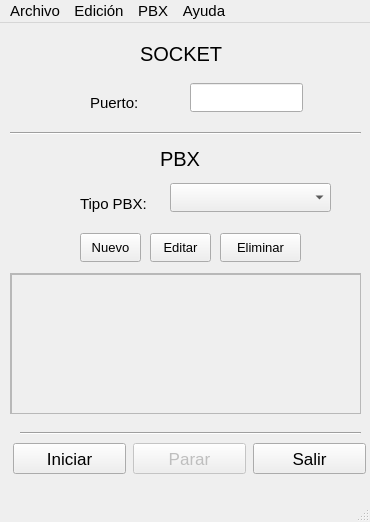
<?xml version="1.0" encoding="UTF-8"?>
<ui version="4.0">
 <class>GUIDesktop</class>
 <widget class="QMainWindow" name="GUIDesktop">
  <property name="geometry">
   <rect>
    <x>0</x>
    <y>0</y>
    <width>370</width>
    <height>522</height>
   </rect>
  </property>
  <property name="minimumSize">
   <size>
    <width>370</width>
    <height>522</height>
   </size>
  </property>
  <property name="maximumSize">
   <size>
    <width>370</width>
    <height>522</height>
   </size>
  </property>
  <property name="font">
   <font>
    <pointsize>11</pointsize>
   </font>
  </property>
  <property name="acceptDrops">
   <bool>false</bool>
  </property>
  <property name="windowTitle">
   <string notr="true">PBX-Viewer: Desktop</string>
  </property>
  <widget class="QWidget" name="centralwidget">
   <widget class="QLabel" name="label_Socket">
    <property name="geometry">
     <rect>
      <x>140</x>
      <y>20</y>
      <width>101</width>
      <height>21</height>
     </rect>
    </property>
    <property name="font">
     <font>
      <pointsize>15</pointsize>
     </font>
    </property>
    <property name="text">
     <string>SOCKET</string>
    </property>
   </widget>
   <widget class="QLabel" name="label_PBX">
    <property name="geometry">
     <rect>
      <x>160</x>
      <y>120</y>
      <width>51</width>
      <height>31</height>
     </rect>
    </property>
    <property name="font">
     <font>
      <pointsize>15</pointsize>
     </font>
    </property>
    <property name="text">
     <string>PBX</string>
    </property>
   </widget>
   <widget class="Line" name="linea_arriba">
    <property name="geometry">
     <rect>
      <x>10</x>
      <y>100</y>
      <width>351</width>
      <height>20</height>
     </rect>
    </property>
    <property name="orientation">
     <enum>Qt::Horizontal</enum>
    </property>
   </widget>
   <widget class="QLabel" name="label_puerto">
    <property name="geometry">
     <rect>
      <x>90</x>
      <y>70</y>
      <width>77</width>
      <height>19</height>
     </rect>
    </property>
    <property name="text">
     <string>Puerto: </string>
    </property>
   </widget>
   <widget class="QLineEdit" name="lineEdit_puerto">
    <property name="geometry">
     <rect>
      <x>190</x>
      <y>60</y>
      <width>113</width>
      <height>29</height>
     </rect>
    </property>
   </widget>
   <widget class="QLabel" name="label_tipoPBX">
    <property name="geometry">
     <rect>
      <x>80</x>
      <y>170</y>
      <width>91</width>
      <height>21</height>
     </rect>
    </property>
    <property name="text">
     <string>Tipo PBX: </string>
    </property>
   </widget>
   <widget class="QComboBox" name="comboB_pbxs">
    <property name="geometry">
     <rect>
      <x>170</x>
      <y>160</y>
      <width>161</width>
      <height>29</height>
     </rect>
    </property>
   </widget>
   <widget class="QPushButton" name="boton_iniciar">
    <property name="geometry">
     <rect>
      <x>13</x>
      <y>420</y>
      <width>113</width>
      <height>31</height>
     </rect>
    </property>
    <property name="font">
     <font>
      <pointsize>13</pointsize>
     </font>
    </property>
    <property name="text">
     <string>Iniciar</string>
    </property>
   </widget>
   <widget class="QPushButton" name="boton_parar">
    <property name="enabled">
     <bool>false</bool>
    </property>
    <property name="geometry">
     <rect>
      <x>133</x>
      <y>420</y>
      <width>113</width>
      <height>31</height>
     </rect>
    </property>
    <property name="font">
     <font>
      <pointsize>13</pointsize>
     </font>
    </property>
    <property name="text">
     <string>Parar</string>
    </property>
   </widget>
   <widget class="QPushButton" name="boton_salir">
    <property name="geometry">
     <rect>
      <x>253</x>
      <y>420</y>
      <width>113</width>
      <height>31</height>
     </rect>
    </property>
    <property name="font">
     <font>
      <pointsize>13</pointsize>
     </font>
    </property>
    <property name="text">
     <string>Salir</string>
    </property>
   </widget>
   <widget class="Line" name="linea_abajo">
    <property name="geometry">
     <rect>
      <x>20</x>
      <y>400</y>
      <width>341</width>
      <height>20</height>
     </rect>
    </property>
    <property name="orientation">
     <enum>Qt::Horizontal</enum>
    </property>
   </widget>
   <widget class="QPushButton" name="boton_nuevo">
    <property name="geometry">
     <rect>
      <x>80</x>
      <y>210</y>
      <width>61</width>
      <height>29</height>
     </rect>
    </property>
    <property name="font">
     <font>
      <pointsize>10</pointsize>
     </font>
    </property>
    <property name="text">
     <string>Nuevo</string>
    </property>
   </widget>
   <widget class="QPushButton" name="boton_editar">
    <property name="geometry">
     <rect>
      <x>150</x>
      <y>210</y>
      <width>61</width>
      <height>29</height>
     </rect>
    </property>
    <property name="font">
     <font>
      <pointsize>10</pointsize>
     </font>
    </property>
    <property name="text">
     <string>Editar</string>
    </property>
   </widget>
   <widget class="QPushButton" name="boton_eliminar">
    <property name="geometry">
     <rect>
      <x>220</x>
      <y>210</y>
      <width>81</width>
      <height>29</height>
     </rect>
    </property>
    <property name="font">
     <font>
      <pointsize>10</pointsize>
     </font>
    </property>
    <property name="text">
     <string>Eliminar</string>
    </property>
   </widget>
   <widget class="QScrollArea" name="scrollArea">
    <property name="geometry">
     <rect>
      <x>10</x>
      <y>250</y>
      <width>351</width>
      <height>141</height>
     </rect>
    </property>
    <property name="widgetResizable">
     <bool>true</bool>
    </property>
    <widget class="QWidget" name="scrollAreaWidgetContents">
     <property name="geometry">
      <rect>
       <x>0</x>
       <y>0</y>
       <width>349</width>
       <height>139</height>
      </rect>
     </property>
     <widget class="QPlainTextEdit" name="texarea">
      <property name="enabled">
       <bool>false</bool>
      </property>
      <property name="geometry">
       <rect>
        <x>0</x>
        <y>0</y>
        <width>351</width>
        <height>141</height>
       </rect>
      </property>
     </widget>
    </widget>
   </widget>
  </widget>
  <widget class="QMenuBar" name="menubar">
   <property name="geometry">
    <rect>
     <x>0</x>
     <y>0</y>
     <width>370</width>
     <height>23</height>
    </rect>
   </property>
   <widget class="QMenu" name="menuArchivo">
    <property name="title">
     <string>Archivo</string>
    </property>
    <addaction name="menuIniciar"/>
    <addaction name="menuParar"/>
    <addaction name="menuSalir"/>
   </widget>
   <widget class="QMenu" name="menuEdici_n">
    <property name="title">
     <string>Edición</string>
    </property>
    <widget class="QMenu" name="menuIdioma_2">
     <property name="title">
      <string>Idioma</string>
     </property>
     <addaction name="actionEspanol"/>
     <addaction name="actionIngles"/>
     <addaction name="actionPortugues"/>
    </widget>
    <addaction name="menuIdioma_2"/>
   </widget>
   <widget class="QMenu" name="menuPBX">
    <property name="title">
     <string>PBX</string>
    </property>
    <addaction name="menuNuevoPerfil"/>
    <addaction name="menuModificarPerfil"/>
    <addaction name="menuEliminarPerfil"/>
   </widget>
   <widget class="QMenu" name="menuAyuda">
    <property name="title">
     <string>Ayuda</string>
    </property>
    <addaction name="actionAyuda"/>
    <addaction name="menuAcercade"/>
    <addaction name="menuAcercadeQt"/>
   </widget>
   <addaction name="menuArchivo"/>
   <addaction name="menuEdici_n"/>
   <addaction name="menuPBX"/>
   <addaction name="menuAyuda"/>
  </widget>
  <widget class="QStatusBar" name="statusbar"/>
  <action name="menuSalir">
   <property name="text">
    <string>Salir</string>
   </property>
  </action>
  <action name="menuNuevoPerfil">
   <property name="text">
    <string>Nuevo Perfil</string>
   </property>
  </action>
  <action name="menuModificarPerfil">
   <property name="text">
    <string>Modificar Perfil</string>
   </property>
  </action>
  <action name="menuEliminarPerfil">
   <property name="checkable">
    <bool>false</bool>
   </property>
   <property name="text">
    <string>Eliminar Perfil</string>
   </property>
   <property name="font">
    <font>
     <pointsize>10</pointsize>
     <weight>50</weight>
     <bold>false</bold>
    </font>
   </property>
  </action>
  <action name="menuAcercade">
   <property name="text">
    <string>Acerca de</string>
   </property>
  </action>
  <action name="menuAcercadeQt">
   <property name="text">
    <string>Acerca de Qt</string>
   </property>
  </action>
  <action name="actionEspanol">
   <property name="checkable">
    <bool>true</bool>
   </property>
   <property name="checked">
    <bool>true</bool>
   </property>
   <property name="text">
    <string>Español</string>
   </property>
  </action>
  <action name="actionIngles">
   <property name="checkable">
    <bool>true</bool>
   </property>
   <property name="text">
    <string>Inglés</string>
   </property>
  </action>
  <action name="actionPortugues">
   <property name="checkable">
    <bool>true</bool>
   </property>
   <property name="text">
    <string>Portugués</string>
   </property>
  </action>
  <action name="actionAyuda">
   <property name="text">
    <string>Ayuda</string>
   </property>
  </action>
  <action name="menuIniciar">
   <property name="text">
    <string>Iniciar</string>
   </property>
  </action>
  <action name="menuParar">
   <property name="enabled">
    <bool>false</bool>
   </property>
   <property name="text">
    <string>Parar</string>
   </property>
  </action>
 </widget>
 <resources/>
 <connections>
  <connection>
   <sender>boton_salir</sender>
   <signal>clicked()</signal>
   <receiver>GUIDesktop</receiver>
   <slot>close()</slot>
   <hints>
    <hint type="sourcelabel">
     <x>307</x>
     <y>470</y>
    </hint>
    <hint type="destinationlabel">
     <x>352</x>
     <y>487</y>
    </hint>
   </hints>
  </connection>
  <connection>
   <sender>menuSalir</sender>
   <signal>activated()</signal>
   <receiver>GUIDesktop</receiver>
   <slot>close()</slot>
   <hints>
    <hint type="sourcelabel">
     <x>-1</x>
     <y>-1</y>
    </hint>
    <hint type="destinationlabel">
     <x>184</x>
     <y>260</y>
    </hint>
   </hints>
  </connection>
 </connections>
</ui>
